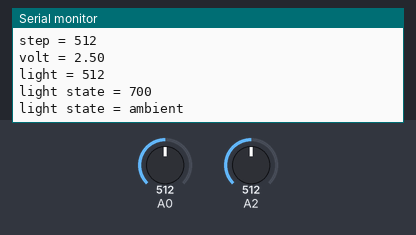
Simulated run of this sketch. Board: Arduino Uno, built with avr-gcc and run on an emulated ATmega328P. Shown: the last lines printed to the serial monitor. The inputs (shaded band) are chosen by the test bench; at power-on: A2 = 512, A0 = 512.

Above: at 1.2 s.
1.3 s: A2 set to 692
At 2.6 s:
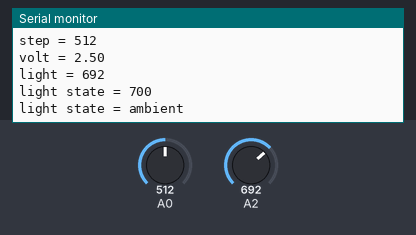
2.8 s: A2 set to 709
At 3.9 s:
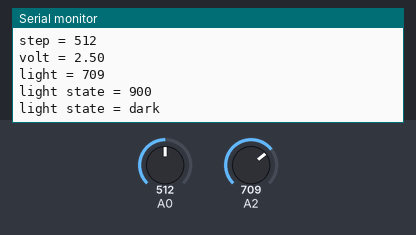
Timing chart, 0 to 5.8 s (numbered marks = the images above; inputs shaded):
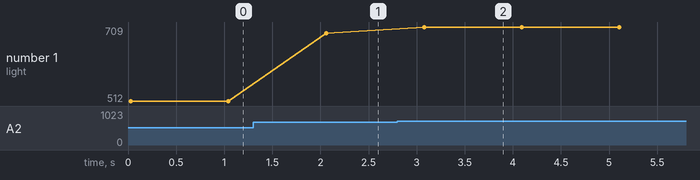

The sketch:

Voltmeter.ino
```cpp
#include "Voltmeter.h"  // 현재 폴더에서 헤더 파일 검색
//#include <Voltmeter.h>  // Arduino IDE가 사용하는 include 폴더 검색
#include "LightSensor.h"

Voltmeter voltmeter;  // Voltmeter란 클래스를 voltmeter란 인스턴스로 생성
LightSensor lightSensor;

void setup() {
  // put your setup code here, to run once:
  Serial.begin(9600);
  lightSensor.setPort(A2);
}

void loop() {
  // put your main code here, to run repeatedly:
  int nVolt = voltmeter.getVoltStep();
  Serial.println("step = " + String(nVolt));
  double volt = voltmeter.getVolt();
  Serial.println("volt = " + String(volt));
  int nLight = lightSensor.getLightStep();
  Serial.println("\nlight = " + String(nLight));
  int nLightState = lightSensor.getLightState();
  Serial.println("light state = " + String(nLightState));
  Serial.println("light state = " + lightSensor.lightStateToStr(nLightState));
  delay(1000);
}
```

LightSensor.h
```cpp
#pragma once

#include "Voltmeter.h"

#define DEF_LIGHT_PORT	(A1) // default값 정의

enum LightState // 열거형(enumeration) 상수 정의
{
	LS_BRIGHT = 350, LS_AMBIENT = 700, LS_DARK = 900
};

class LightSensor : public Voltmeter // Voltmeter 클래스를 public으로 상속받아(:) LightSensor 클래스 구현
{
public:
	LightSensor(void) { setPort(DEF_LIGHT_PORT); } // setPort()는 LightSensor에 정의되지 않음; setPort()는 부모 클래스인 Voltmeter에 정의
	~LightSensor() {}

	int getLightStep(void) const { return getVoltStep(); }
	LightState getLightState(void) const
	{
		int nLight = getLightStep();
		if (nLight <= LS_BRIGHT) return LS_BRIGHT;
		else if (nLight <= LS_AMBIENT) return LS_AMBIENT;
		else return LS_DARK;
	}
	String lightStateToStr(LightState nState) const
	{
		switch (nState)
		{
		case LS_BRIGHT: return "bright";
		case LS_AMBIENT: return "ambient";
		default: return "dark";
		}

	}

private:
};
```

Voltmeter.h
```cpp
#pragma once // 이 헤더 파일은 한 번만(once) include; #pragma(pragmatic, 개선하는)

#define DEF_VOLT_PORT	(A0)

// 헤더 파일 이름과 클래스 이름을 동일하게 만듦(권고)
// 객체(object): 문제를 풀기 위한 자료 구조를 가진 코드의 기본 구조
class Voltmeter // 클래스(객체의 설계도) 정의 -> 객체 만들기
{
public: // 아래 코드는 모두 public member
	// 생성자(constructor): 클래스 이름과 동일한 이름 사용
	Voltmeter(void) { setPort(DEF_VOLT_PORT); }
	// 파괴자(destructor): 클래스 이름과 동일한 이름 사용; 함수명 앞에 ~를 사용
	~Voltmeter() {}
	// 생성자는 인스턴스가 생길 때(new) 호출; 파괴자 함수는 인스턴스가 파괴될 때(delete) 호출
	// 인스턴스(instance): 클래스를 생성한 결과물

	// public method(멤버 함수): class 외부에서 호출할 수 있는 함수
	void setPort(int nPort) { m_nPort = nPort; } // const 붙이면 안됨: m_nPort가 변경되고 있음
	int getVoltStep(void) const { return analogRead(m_nPort); } // const 의미: 현재 method는 property를 변경하지 않음(constant)
	double getVolt(void) const { return 5. / 1023. * getVoltStep(); } // 현재 전압값을 반환

private: // 아래 코드는 모두 private member(class 외부에서 접근 불가능, class 내부에서만 접근 가능)
	// private property(멤버 변수)
	int m_nPort; // m_: member란 뜻
};
```

Measured:
- the behaviour switches between 700 and 701 on A2 (found by bisection; images 1 and 2)
- after the input at 1.3 s, the serial monitor: prints a new line after 0.76 s (image 1)
- after the input at 2.8 s, the serial monitor: prints a new line after 0.28 s (image 2)
- plotted number 1: 512 → 692 after the input at 1.3 s, 692 → 709 after the input at 2.8 s
